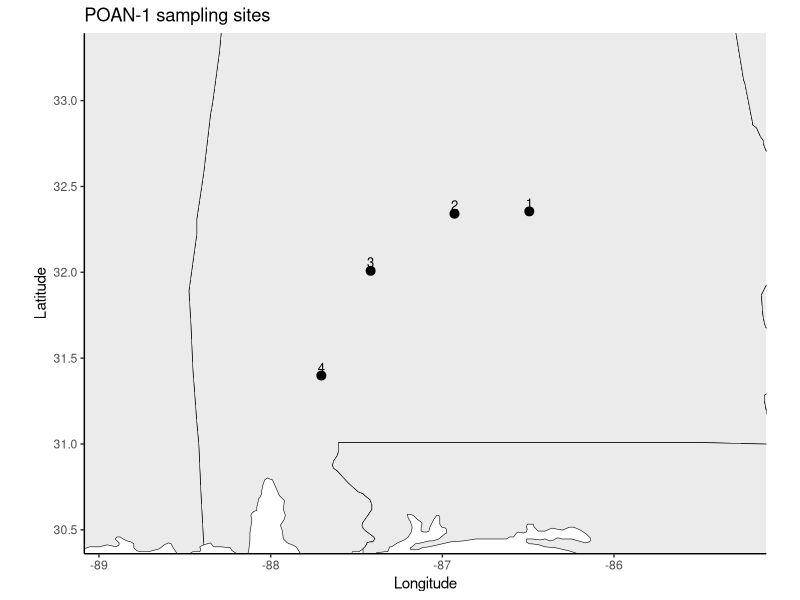
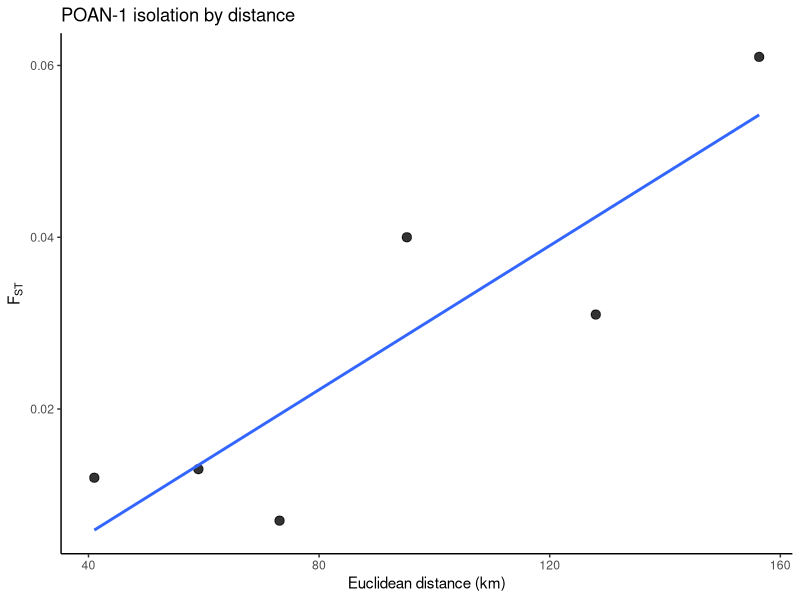

Generate these figures, in order, with R: (Note: this script raises an error after producing the figures.)
# -----------------------------
# POAN-1: White Crappie
# Pomoxis annularis
# Alabama River four-section dataset
# -----------------------------

library(ggplot2)
library(geosphere)
library(maps)

# -----------------------------
# 0) paths
# -----------------------------
base_dir <- "/Users/johnmccall/Library/CloudStorage/OneDrive-TheOhioStateUniversity/Spring_2026/Landgen_DGS/DGS-Patterns-of-Fish-Diversity/DGS-Patterns-of-Fish-Diversity/Objective 2/Data/POAN-1"
data_dir <- file.path(base_dir, "data")
dir.create(data_dir, recursive = TRUE, showWarnings = FALSE)

# -----------------------------
# 1) section coordinates
# site order:
# 1 = JBR
# 2 = MFR
# 3 = CLL
# 4 = LAR
#
# built from thesis Table 1:
# JBR = ALR270
# MFR = mean(ALR236, ALR221, ALR181)
# CLL = mean(ALR132, ALR109)
# LAR = mean(ALR72, ALR47, ALR3)
# -----------------------------
POAN_1_coords <- data.frame(
  site = as.character(1:4),
  lat = c(
    32.354761,
    32.341152,
    32.008633,
    31.398635
  ),
  lon = c(
    -86.493584,
    -86.929366,
    -87.417859,
    -87.704836
  ),
  stringsAsFactors = FALSE
)

# -----------------------------
# 2) helper: fill symmetric matrix from lower triangle
# -----------------------------
fill_sym_from_lower <- function(pops, vals, diag_val = 0) {
  n <- length(pops)
  stopifnot(length(vals) == n * (n - 1) / 2)
  
  mat <- matrix(
    0,
    nrow = n,
    ncol = n,
    dimnames = list(pops, pops)
  )
  
  k <- 1
  for (i in 2:n) {
    for (j in 1:(i - 1)) {
      mat[i, j] <- vals[k]
      mat[j, i] <- vals[k]
      k <- k + 1
    }
  }
  
  diag(mat) <- diag_val
  mat
}

# -----------------------------
# 3) pairwise FST matrix
# Rotar et al. 2025 Table 4
# White Crappie values are BELOW the diagonal
#
# original table order:
# LAR, CLL, MFR, JBR
#
# workflow order here:
# JBR, MFR, CLL, LAR
# -----------------------------
fst_vals <- c(
  # row 2: MFR vs JBR
  0.012,
  
  # row 3: CLL vs JBR, CLL vs MFR
  0.040, 0.013,
  
  # row 4: LAR vs JBR, LAR vs MFR, LAR vs CLL
  0.061, 0.031, 0.007
)

POAN_1_fst <- fill_sym_from_lower(
  pops = POAN_1_coords$site,
  vals = fst_vals,
  diag_val = 0
)

POAN_1_fst[POAN_1_fst < 0] <- 0

# -----------------------------
# 4) geographic distance matrix
# straight-line distance in km
# -----------------------------
geo_dist_km <- geosphere::distm(
  as.matrix(POAN_1_coords[, c("lon", "lat")]),
  fun = geosphere::distHaversine
) / 1000

rownames(geo_dist_km) <- POAN_1_coords$site
colnames(geo_dist_km) <- POAN_1_coords$site

# -----------------------------
# 5) IBD dataframe
# -----------------------------
ibd_df <- data.frame(
  site1   = rownames(POAN_1_fst)[row(POAN_1_fst)[upper.tri(POAN_1_fst)]],
  site2   = colnames(POAN_1_fst)[col(POAN_1_fst)[upper.tri(POAN_1_fst)]],
  fst     = POAN_1_fst[upper.tri(POAN_1_fst)],
  dist_km = geo_dist_km[upper.tri(geo_dist_km)]
)

# -----------------------------
# 6) map
# plot only in RStudio; do not save
# -----------------------------
usa <- map_data("state")
can <- map_data("world", region = "Canada")

xpad <- 1.2
ypad <- 0.9

xlim_map <- c(
  min(POAN_1_coords$lon) - xpad,
  max(POAN_1_coords$lon) + xpad
)

ylim_map <- c(
  min(POAN_1_coords$lat) - ypad,
  max(POAN_1_coords$lat) + ypad
)

map_plot <- ggplot() +
  geom_polygon(
    data = usa,
    aes(x = long, y = lat, group = group),
    fill = "grey92", color = "black", linewidth = 0.2
  ) +
  geom_polygon(
    data = can,
    aes(x = long, y = lat, group = group),
    fill = "grey86", color = "black", linewidth = 0.2
  ) +
  geom_point(
    data = POAN_1_coords,
    aes(x = lon, y = lat),
    size = 2.7
  ) +
  geom_text(
    data = POAN_1_coords,
    aes(x = lon, y = lat, label = site),
    nudge_y = 0.05,
    size = 3.3
  ) +
  coord_fixed(
    xlim = xlim_map,
    ylim = ylim_map
  ) +
  theme_classic() +
  labs(
    x = "Longitude",
    y = "Latitude",
    title = "POAN-1 sampling sites"
  )

print(map_plot)

# -----------------------------
# 7) IBD plot
# plot only in RStudio; do not save
# -----------------------------
ibd_plot <- ggplot(ibd_df, aes(x = dist_km, y = fst)) +
  geom_point(size = 2.8, alpha = 0.8) +
  geom_smooth(method = "lm", se = FALSE) +
  theme_classic() +
  labs(
    x = "Euclidean distance (km)",
    y = expression(F[ST]),
    title = "POAN-1 isolation by distance"
  )

print(ibd_plot)

# -----------------------------
# 8) quick checks
# -----------------------------
stopifnot(nrow(POAN_1_coords) == 4)
stopifnot(identical(rownames(POAN_1_fst), POAN_1_coords$site))
stopifnot(identical(colnames(POAN_1_fst), POAN_1_coords$site))
stopifnot(isTRUE(all.equal(POAN_1_fst, t(POAN_1_fst))))
stopifnot(length(fst_vals) == nrow(POAN_1_coords) * (nrow(POAN_1_coords) - 1) / 2)

# -----------------------------
# 9) save RData
# -----------------------------
save(
  POAN_1_fst,
  POAN_1_coords,
  file = file.path(data_dir, "POAN-1.RData")
)

# -----------------------------
# 10) export coords csv
# -----------------------------
write.csv(
  POAN_1_coords,
  file = file.path(data_dir, "POAN-1_coords.csv"),
  row.names = FALSE
)
